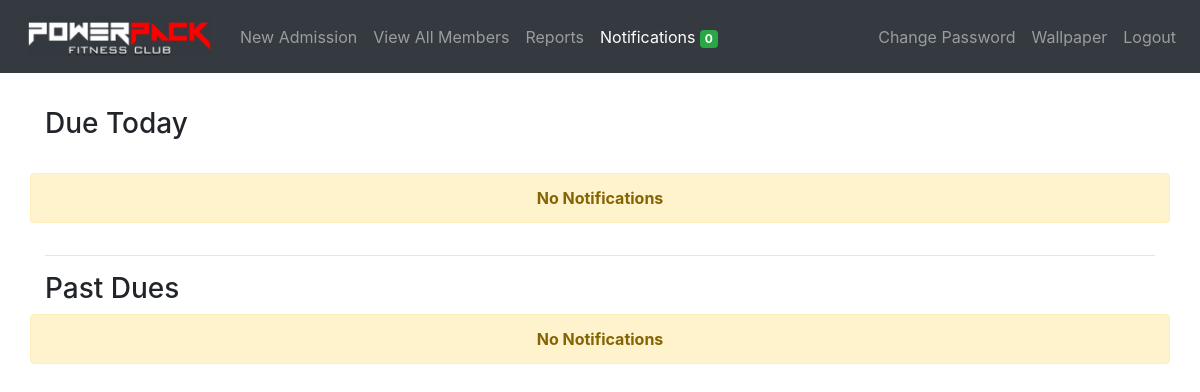
Before: /notifications/ (signed in) with the older database file.
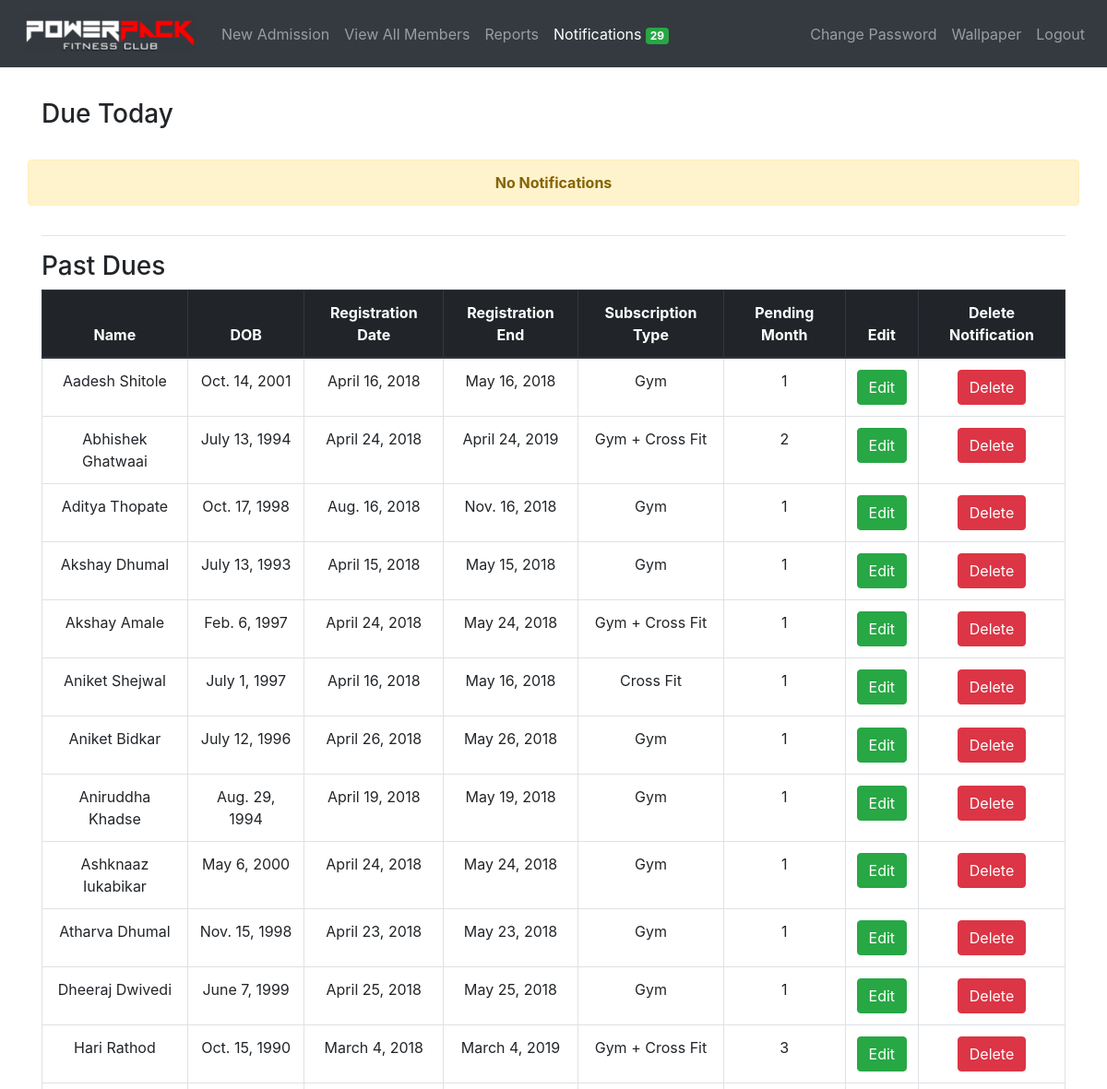
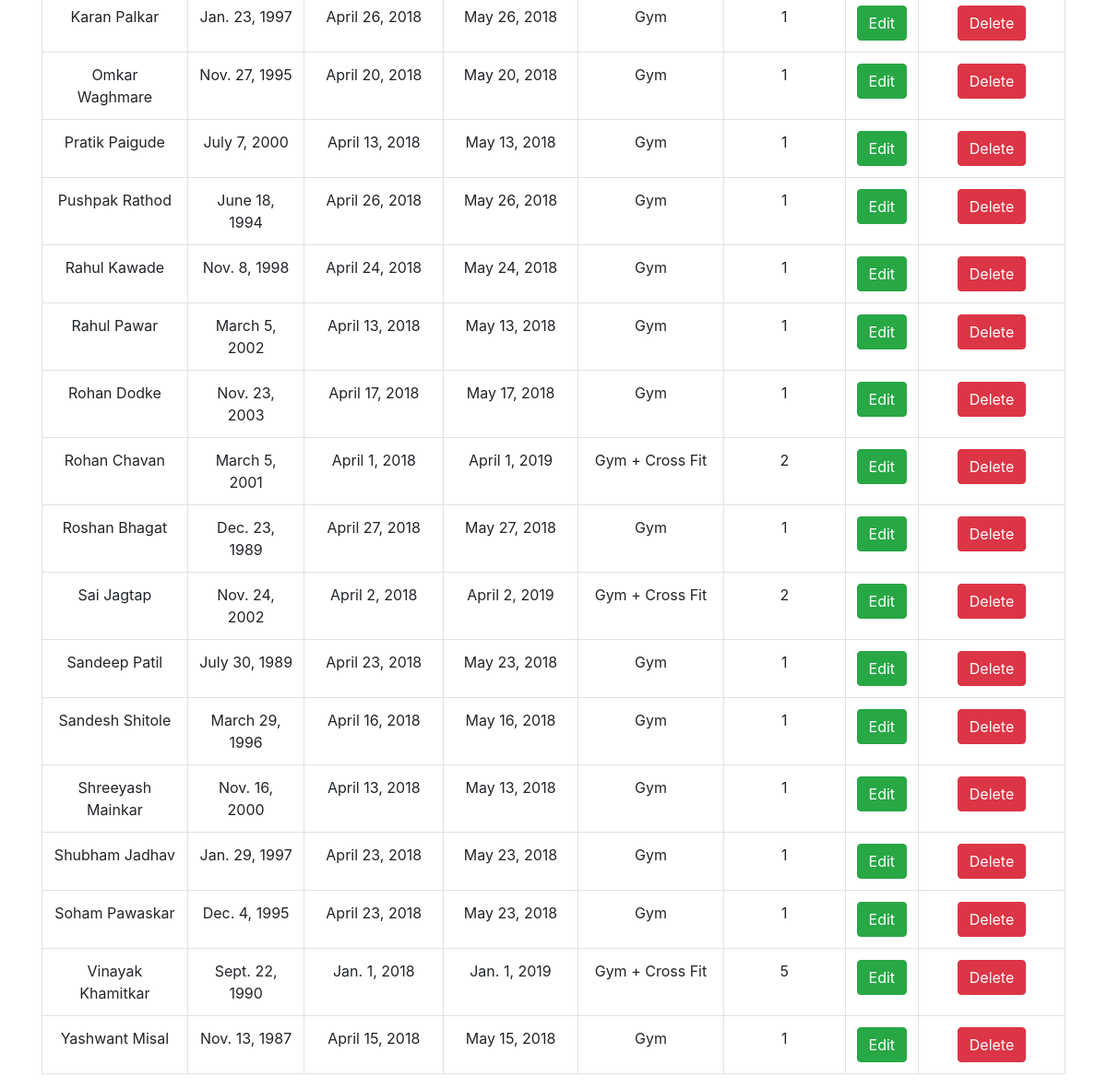
After: the same page with the newer database file (2 pictures, top to bottom).
### members/models.py (models this page shows, shortened)
class Member(models.Model):
    member_id = models.AutoField(primary_key=True)
    first_name = models.CharField(('First Name'), max_length=50)
    last_name = models.CharField(('Last Name'), max_length=50)
    mobile_number = models.CharField(('Mobile Number'), max_length=10, unique=True)
    email = models.EmailField(null=True, blank=True)
    address = models.CharField(max_length=300, blank=True)
    medical_history = models.CharField(('Medical History'), max_length=300, blank=True, default='None')
    admitted_on = models.DateField(auto_now_add=True)
    registration_date = models.DateField(('Registration Date'), default='dd/mm/yyyy')
    registration_upto = models.DateField()
    dob = models.DateField(default='dd/mm/yyyy')
    subscription_type  = models.CharField(
                                ('Subscription Type'),
                                max_length=30,
                                choices=SUBSCRIPTION_TYPE_CHOICES,
                                default=SUBSCRIPTION_TYPE_CHOICES[0][0]
                            )
    subscription_period = models.CharField(
                                ('Subscription Period'),
                                max_length=30,
                                choices=SUBSCRIPTION_PERIOD_CHOICES,
                                default=SUBSCRIPTION_PERIOD_CHOICES[0][0]
                            )
    amount = models.CharField(max_length=30)
    fee_status = models.CharField(
                                ('Fee Status'),
                                max_length=30,
                                choices=FEE_STATUS,
                                default=FEE_STATUS[0][0]
                            )
    batch = models.CharField(
                                max_length=30,
                                choices=BATCH,
                                default=BATCH[0][0]
                            )
    photo = models.FileField(upload_to='photos/', blank=True)
    notification = models.IntegerField(default=2, blank=True)
    stop = models.IntegerField(('Status'), choices=STATUS, default=STATUS[0][0], blank=True)

### notifications/views.py (the view)
# urls.py: path('notifications/', include('notifications.urls')),
def notifications(request):
    members_before = Member.objects.filter(
                                        Q(registration_upto__lte=datetime.datetime.now(),
                                        notification=1) |
                                        Q(fee_status='pending', notification=1)
                                        ).exclude(stop=1).order_by('first_name')
    members_today = Member.objects.filter(
                                        registration_upto__gte=datetime.datetime.now(),
                                        registration_upto__lte=datetime.date.today() + datetime.timedelta(days=1),
                                        notification=1).exclude(stop=1).order_by('first_name')
    context = {
        'subs_end_today_count': get_notification_count(),
        'members_today': members_today,
        'members_before': members_before,
    }
    return render(request, 'notifications.html', context)

### notifications/config.py (called while the page is built)
def get_notification_count():
    NOTIF_COUNT = Member.objects.filter(
        registration_upto__gte=datetime.datetime.now(),
        registration_upto__lte=datetime.date.today() + datetime.timedelta(days=1),
        notification=1).exclude(stop=1)
    PENDING_COUNT = Member.objects.filter(fee_status='pending', notification=1).exclude(stop=1)
    return (NOTIF_COUNT | PENDING_COUNT).distinct().count()

### notifications/templatetags/index.py (called while the page is built)
@register.filter
def get_remaining_months(registration_upto):
    month = parser.parse(str(registration_upto)).month
    current_month = parser.parse(str(datetime.datetime.today())).month
    if (current_month - month) > 0:
        return (current_month - month + 1)
    else:
        return 1

### notifications/templates/notifications.html
{% extends 'base.html' %}
{% load index %}
{% block content %}
    <h3 style="margin-top: 3%; margin-bottom: 3%">Due Today</h3>
    {% if members_today %}
        <table class="table table-bordered">
            <thead class="thead-dark text-center">
                <tr>
                    <th>Name</th>
                    <th>DOB</th>
                    <th>Registration Date</th>
                    <th>Registration End</th>
                    <th>Subscription Type</th>
                    <th>Edit</th>
                    <th>Delete Notification</th>
                </tr>
            </thead>
            <tbody class="text-center">>
                {% for member in members_today %}
                    <tr>
                        <td>{{ member.first_name }} {{ member.last_name }}</td>
                        <td>{{ member.dob }}</td>
                        <td>{{ member.registration_date }}</td>
                        <td>{{ member.registration_upto }}</td>
                        <td>{{ member.get_subscription_type_display }}</td>
                        <td>
                            <a href="/members/update/{{ member.member_id }}/"><button class="btn btn-success">Edit</button>
                            </a>
                        </td>
                        <td class="text-center">
                            <a href="/notifications/delete/{{ member.member_id }}/"><button class="btn btn-danger">Delete</button>
                            </a>
                        </td>
                    </tr>
                {% endfor %}
            </tbody>
        </table>
    {% else %}
    <div class="row text-center">
        <div class="alert alert-warning col"> <strong>No Notifications</strong> </div>
    </div>
    {% endif %}
    <hr>
    <h3>Past Dues</h3>
    {% if members_before %}
    <table class="table table-bordered">
        <thead class="thead-dark text-center">
            <tr>
                <th>Name</th>
                <th>DOB</th>
                <th>Registration Date</th>
                <th>Registration End</th>
                <th>Subscription Type</th>
                <th>Pending Month</th>
                <th>Edit</th>
                <th>Delete Notification</th>
            </tr>
        </thead>
        <tbody class="text-center">
            {% for member in members_before %}
                <tr>
                    <td>{{ member.first_name }} {{ member.last_name }}</td>
                    <td>{{ member.dob }}</td>
                    <td>{{ member.registration_date }}</td>
                    <td>{{ member.registration_upto }}</td>
                    <td>{{ member.get_subscription_type_display }}</td>
                    <td>{{ member.registration_upto|get_remaining_months}}</td>
                    <td>
                        <a href="/members/update/{{ member.member_id }}/"><button class="btn btn-success">Edit</button>
                        </a>
                    </td>
                    <td class="text-center">
                        <a href="/notifications/delete/{{ member.member_id }}/"><button class="btn btn-danger">Delete</button>
                        </a>
                    </td>
                </tr>
            {% endfor %}
        </tbody>
    </table>
    {% else %}
    <div class="row text-center">
        <div class="alert alert-warning col"> <strong>No Notifications</strong> </div>
    </div>
    {% endif %}
{% endblock %}

### templates/base.html (shortened to what this page needs)
<!doctype html>
{% load static %}
<html lang="en">
  <head>
    <link rel="stylesheet" href="{% static 'css/bootstrap.min.css' %}">
    <link rel="stylesheet" href="{% static 'css/style.css' %}">
  </head>
  <body>
    <nav class="navbar navbar-expand-lg navbar-dark bg-dark">
      <a class="navbar-brand" href="/"><img src="{% static 'images/p_logo.png' %}" class="img-fluid" style="width: 200px"></a>
      {% if request.user.username %}
      <div class="collapse navbar-collapse" id="navbarNav">
        <ul class="navbar-nav">
          <li class="nav-item {% if request.resolver_match.url_name == 'members' %} active {% endif %}">
            <a class="nav-link" href="{% url 'members'%}">New Admission<span class="sr-only">(current)</span></a>
          </li>
          <li class="nav-item  {% if request.resolver_match.url_name == 'view_member' %} active {% endif %}">
            <a class="nav-link" href="{% url 'view_member'%}">View All Members</a>
          </li>
          <li class="nav-item {% if request.resolver_match.url_name == 'reports' %} active {% endif %}">
            <a class="nav-link" href="{% url 'reports' %}">Reports</a>
          </li>
          <li class="nav-item  {% if request.resolver_match.url_name == 'notifications' %} active {% endif %}">
            <a class="nav-link" href="{% url 'notifications'%}">Notifications <span class="badge badge-success">{{ subs_end_today_count }}</span></a>
          </li>
        </ul>
        <ul class="navbar-nav ml-auto">
          <li class="nav-item {% if request.resolver_match.url_name == 'change_password' %} active {% endif %}">
              <a class="nav-link" href="{% url 'change_password'%}">Change Password</a>
          </li>
          <li class="nav-item  {% if request.resolver_match.url_name == 'set_wallpaper' %} active {% endif %}">
              <a class="nav-link" href="{% url 'set_wallpaper'%}">Wallpaper<span class="sr-only">(current)</span></a>
          </li>
          <li class="nav-item">
            <a class="nav-link" href="{% url 'logout'%}">Logout</a>
          </li>
        </ul>
        {% endif %}
      </div>
    </nav>
    <div class="container">
        {% block content %}
        {% endblock %}
    </div>
  </body>
</html>

Changed rows visible on the page:
added Member: first_name "Aadesh", last_name "Shitole", dob "Oct. 14, 2001", registration_date "April 16, 2018", registration_upto "May 16, 2018", subscription_type "Gym", registration_upto|get_remaining_months "1"
added Member: first_name "Abhishek", last_name "Ghatwaai", dob "July 13, 1994", registration_date "April 24, 2018", registration_upto "April 24, 2019", subscription_type "Gym + Cross Fit", registration_upto|get_remaining_months "2"
added Member: first_name "Aditya", last_name "Thopate", dob "Oct. 17, 1998", registration_date "Aug. 16, 2018", registration_upto "Nov. 16, 2018", subscription_type "Gym", registration_upto|get_remaining_months "1"
added Member: first_name "Akshay", last_name "Dhumal", dob "July 13, 1993", registration_date "April 15, 2018", registration_upto "May 15, 2018", subscription_type "Gym", registration_upto|get_remaining_months "1"
added Member: first_name "Akshay", last_name "Amale", dob "Feb. 6, 1997", registration_date "April 24, 2018", registration_upto "May 24, 2018", subscription_type "Gym + Cross Fit", registration_upto|get_remaining_months "1"
added Member: first_name "Aniket", last_name "Shejwal", dob "July 1, 1997", registration_date "April 16, 2018", registration_upto "May 16, 2018", subscription_type "Cross Fit", registration_upto|get_remaining_months "1"
added Member: first_name "Aniket", last_name "Bidkar", dob "July 12, 1996", registration_date "April 26, 2018", registration_upto "May 26, 2018", subscription_type "Gym", registration_upto|get_remaining_months "1"
added Member: first_name "Aniruddha", last_name "Khadse", dob "Aug. 29, 1994", registration_date "April 19, 2018", registration_upto "May 19, 2018", subscription_type "Gym", registration_upto|get_remaining_months "1"
added Member: first_name "Ashknaaz", last_name "Iukabikar", dob "May 6, 2000", registration_date "April 24, 2018", registration_upto "May 24, 2018", subscription_type "Gym", registration_upto|get_remaining_months "1"
added Member: first_name "Atharva", last_name "Dhumal", dob "Nov. 15, 1998", registration_date "April 23, 2018", registration_upto "May 23, 2018", subscription_type "Gym", registration_upto|get_remaining_months "1"
added Member: first_name "Dheeraj", last_name "Dwivedi", dob "June 7, 1999", registration_date "April 25, 2018", registration_upto "May 25, 2018", subscription_type "Gym", registration_upto|get_remaining_months "1"
added Member: first_name "Hari", last_name "Rathod", dob "Oct. 15, 1990", registration_date "March 4, 2018", registration_upto "March 4, 2019", subscription_type "Gym + Cross Fit", registration_upto|get_remaining_months "3"
added Member: first_name "Karan", last_name "Palkar", dob "Jan. 23, 1997", registration_date "April 26, 2018", registration_upto "May 26, 2018", subscription_type "Gym", registration_upto|get_remaining_months "1"
added Member: first_name "Omkar", last_name "Waghmare", dob "Nov. 27, 1995", registration_date "April 20, 2018", registration_upto "May 20, 2018", subscription_type "Gym", registration_upto|get_remaining_months "1"
added Member: first_name "Pratik", last_name "Paigude", dob "July 7, 2000", registration_date "April 13, 2018", registration_upto "May 13, 2018", subscription_type "Gym", registration_upto|get_remaining_months "1"
added Member: first_name "Pushpak", last_name "Rathod", dob "June 18, 1994", registration_date "April 26, 2018", registration_upto "May 26, 2018", subscription_type "Gym", registration_upto|get_remaining_months "1"
added Member: first_name "Rahul", last_name "Kawade", dob "Nov. 8, 1998", registration_date "April 24, 2018", registration_upto "May 24, 2018", subscription_type "Gym", registration_upto|get_remaining_months "1"
added Member: first_name "Rahul", last_name "Pawar", dob "March 5, 2002", registration_date "April 13, 2018", registration_upto "May 13, 2018", subscription_type "Gym", registration_upto|get_remaining_months "1"
added Member: first_name "Rohan", last_name "Dodke", dob "Nov. 23, 2003", registration_date "April 17, 2018", registration_upto "May 17, 2018", subscription_type "Gym", registration_upto|get_remaining_months "1"
added Member: first_name "Rohan", last_name "Chavan", dob "March 5, 2001", registration_date "April 1, 2018", registration_upto "April 1, 2019", subscription_type "Gym + Cross Fit", registration_upto|get_remaining_months "2"
added Member: first_name "Roshan", last_name "Bhagat", dob "Dec. 23, 1989", registration_date "April 27, 2018", registration_upto "May 27, 2018", subscription_type "Gym", registration_upto|get_remaining_months "1"
added Member: first_name "Sai", last_name "Jagtap", dob "Nov. 24, 2002", registration_date "April 2, 2018", registration_upto "April 2, 2019", subscription_type "Gym + Cross Fit", registration_upto|get_remaining_months "2"
added Member: first_name "Sandeep", last_name "Patil", dob "July 30, 1989", registration_date "April 23, 2018", registration_upto "May 23, 2018", subscription_type "Gym", registration_upto|get_remaining_months "1"
added Member: first_name "Sandesh", last_name "Shitole", dob "March 29, 1996", registration_date "April 16, 2018", registration_upto "May 16, 2018", subscription_type "Gym", registration_upto|get_remaining_months "1"
added Member: first_name "Shreeyash", last_name "Mainkar", dob "Nov. 16, 2000", registration_date "April 13, 2018", registration_upto "May 13, 2018", subscription_type "Gym", registration_upto|get_remaining_months "1"
added Member: first_name "Shubham", last_name "Jadhav", dob "Jan. 29, 1997", registration_date "April 23, 2018", registration_upto "May 23, 2018", subscription_type "Gym", registration_upto|get_remaining_months "1"
added Member: first_name "Soham", last_name "Pawaskar", dob "Dec. 4, 1995", registration_date "April 23, 2018", registration_upto "May 23, 2018", subscription_type "Gym", registration_upto|get_remaining_months "1"
added Member: first_name "Vinayak", last_name "Khamitkar", dob "Sept. 22, 1990", registration_date "Jan. 1, 2018", registration_upto "Jan. 1, 2019", subscription_type "Gym + Cross Fit", registration_upto|get_remaining_months "5"
added Member: first_name "Yashwant", last_name "Misal", dob "Nov. 13, 1987", registration_date "April 15, 2018", registration_upto "May 15, 2018", subscription_type "Gym", registration_upto|get_remaining_months "1"
Other visible differences:
{{ subs_end_today_count }}: "0" → "29"
text no longer shown: "No Notifications"
text now shown: "Name DOB Registration Date Registration End Subscription Type Pending Month Edit Delete Notification"
